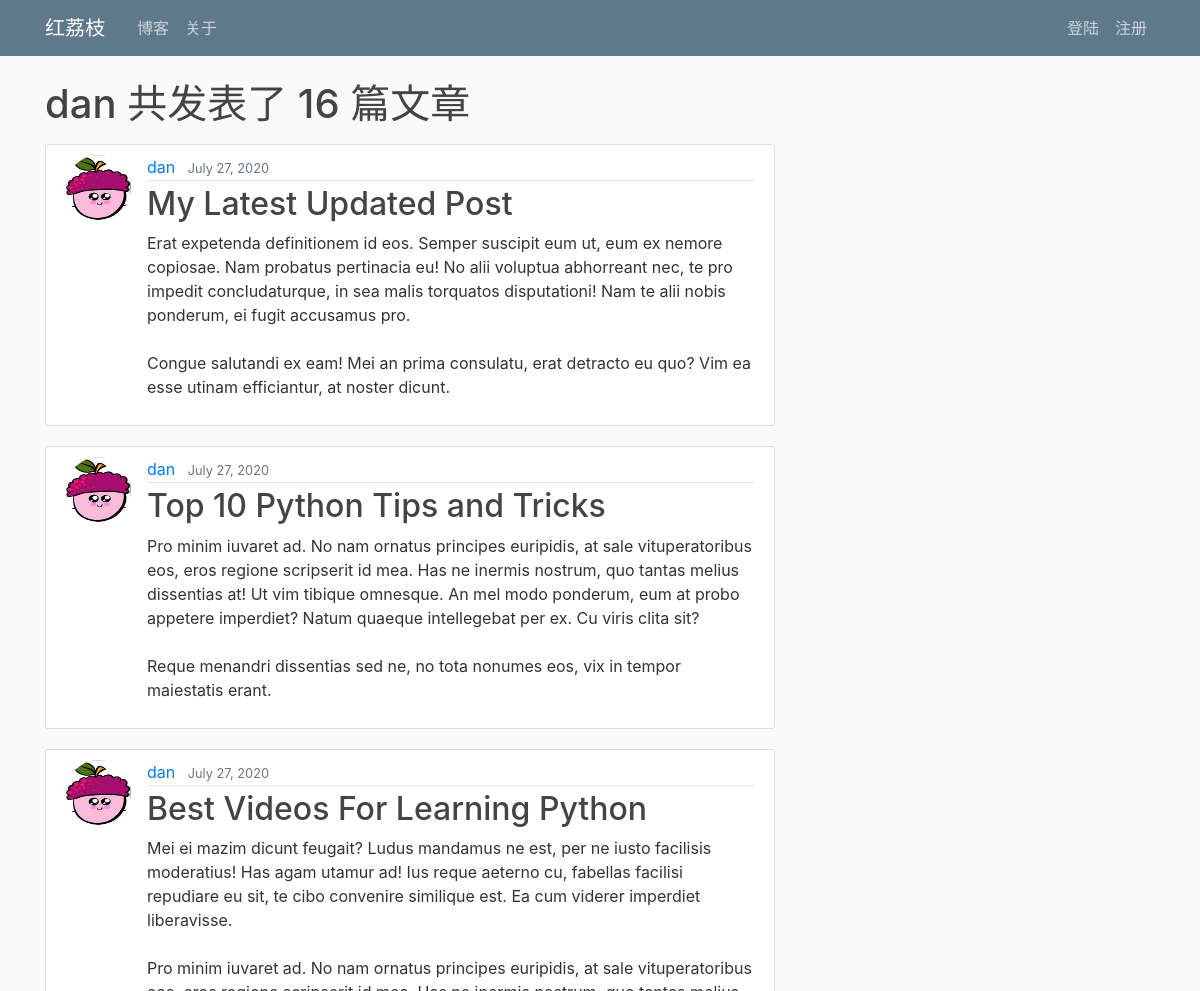
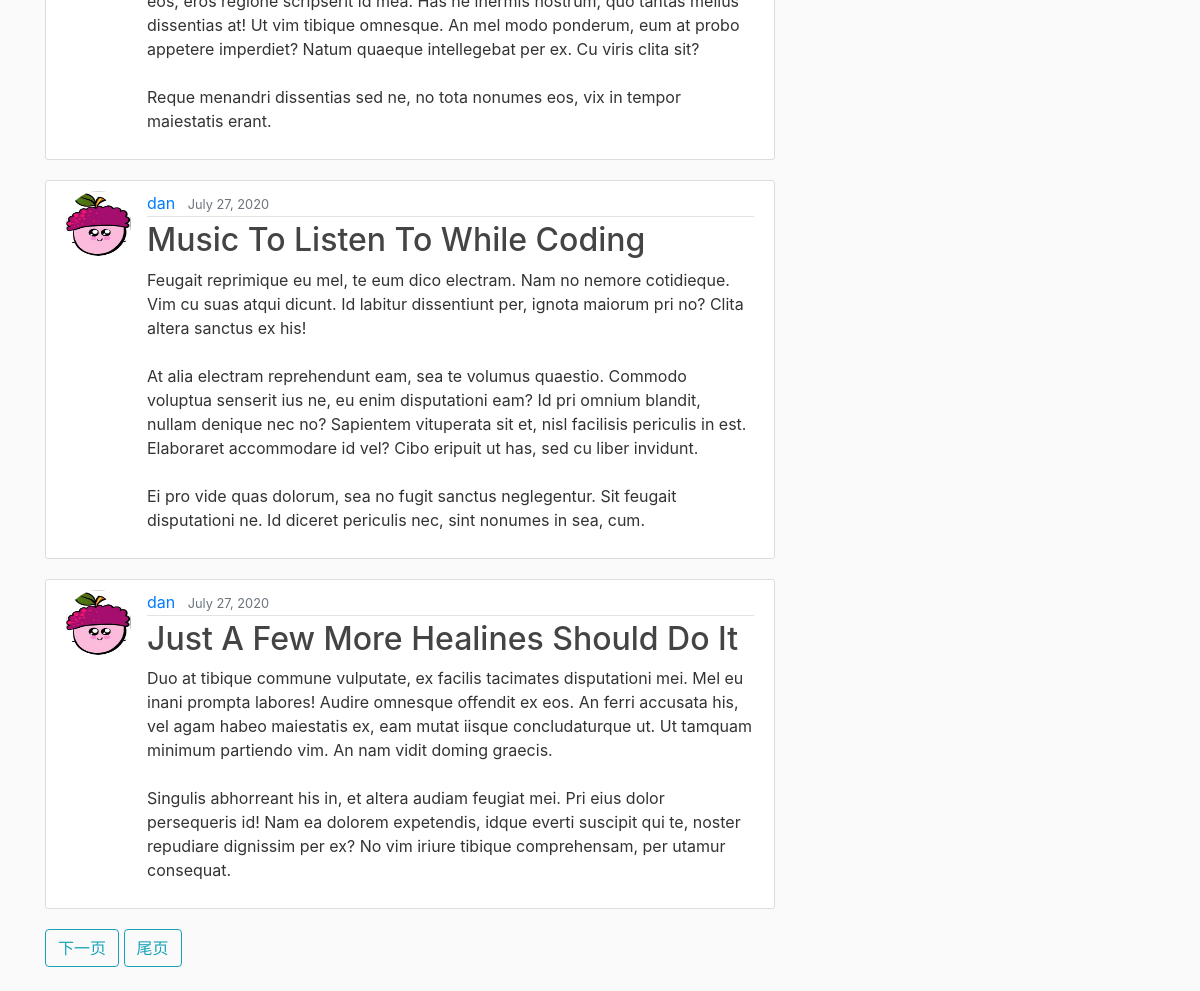
The page /blog/user/dan/ on the database its author committed (2 pictures, top to bottom).
### blog/models.py (models this page shows, shortened)
class Blog(models.Model):
    author      = models.ForeignKey(User, on_delete=models.CASCADE)
    date_posted = models.DateTimeField(default=timezone.now)
    title       = models.CharField(max_length=100)
    content     = models.TextField()
    image       = models.ImageField(upload_to = "blog_img/", blank=True)

### user/models.py (models this page shows, shortened)
class Profile(models.Model):
    user = models.OneToOneField(User, on_delete=models.CASCADE)
    image = models.ImageField(default='default.jpg', upload_to='user/profile_pics')

### blog/views.py (the view)
# urls.py: path('user/<str:username>/', BlogUserBlogListView.as_view(), name='blog_user_blogs'),
class BlogUserBlogListView(ListView):
    model = Blog
    template_name = 'blog/blog_user_blogs.html'
    context_object_name = 'blogs'
    paginate_by = 5
    def get_queryset(self):
        user = get_object_or_404(User, username=self.kwargs.get('username'))
        return Blog.objects.filter(author=user).order_by('-date_posted')

### blog/templates/blog/blog_user_blogs.html (shortened to what this page needs)
{% extends "page/page_base.html" %}
{% block content %}
    <h1 class="mb-3">{{ view.kwargs.username }} 共发表了 {{ page_obj.paginator.count}} 篇文章</h1>
    {% for blog in blogs %}
        <article class="media content-section">
            <img class="rounded-circle article-img" src="{{ blog.author.profile.image.url }}">
            <div class="media-body">
                <div class="article-metadata">
                    <a class="mr-2" href="{% url 'blog_user_blogs' blog.author.username %}">{{ blog.author }}</a>
                    <small class="text-muted">{{ blog.date_posted|date:"F d, Y" }}</small>
                </div>
                <h2><a class="article-title" href="{% url 'blog_detail' blog.id %}">{{ blog.title }}</a></h2>
                <p class="article-content">{{ blog.content }}</p>
            </div>
        </article>
    {% endfor %}
    {% if is_paginated %}
        {% if page_obj.has_next %}
            <a class="btn btn-outline-info mb-4" href="?page={{ page_obj.next_page_number }}">下一页</a>
            <a class="btn btn-outline-info mb-4" href="?page={{ page_obj.paginator.num_pages }}">尾页</a>
        {% endif %}
    {% endif %}
{% endblock content %}

### page/static/page/main.css (style rules this page uses)
body { background: #fafafa; color: #333333; margin-top: 5rem; }
h1, h2, h3, h4, h5, h6 { color: #444444; }
.content-section { background: #ffffff; padding: 10px 20px; border: 1px solid #dddddd; border-radius: 3px; margin-bottom: 20px; }
.article-title { color: #444444; }
.article-content { white-space: pre-line; }
.article-img { height: 65px; width: 65px; margin-right: 16px; }
.article-metadata { padding-bottom: 1px; margin-bottom: 4px; border-bottom: 1px solid #e3e3e3 }

### rows shown on the page
Blog: author.profile.image (picture), author "dan", date_posted "July 27, 2020", title "My Latest Updated Post", content "Erat expetenda definitionem id eos. Semper suscipit eum ut, eum ex nemore copiosae. Nam probatus pertinacia eu! No alii voluptua abhorreant nec, te pro impedit concludaturque, in sea malis torquatos disputationi! Nam te alii nobis ponderum, ei fugit accusamus pro. Congue salutandi ex eam! Mei an prima consulatu, erat detracto eu quo? Vim ea esse utinam efficiantur, at noster dicunt."
Blog: author.profile.image (picture), author "dan", date_posted "July 27, 2020", title "Top 10 Python Tips and Tricks", content "Pro minim iuvaret ad. No nam ornatus principes euripidis, at sale vituperatoribus eos, eros regione scripserit id mea. Has ne inermis nostrum, quo tantas melius dissentias at! Ut vim tibique omnesque. An mel modo ponderum, eum at probo appetere imperdiet? Natum quaeque intellegebat per ex. Cu viris clita sit? Reque menandri dissentias sed ne, no tota nonumes eos, vix in tempor maiestatis erant."
Blog: author.profile.image (picture), author "dan", date_posted "July 27, 2020", title "Best Videos For Learning Python", content "Mei ei mazim dicunt feugait? Ludus mandamus ne est, per ne iusto facilisis moderatius! Has agam utamur ad! Ius reque aeterno cu, fabellas facilisi repudiare eu sit, te cibo convenire similique est. Ea cum viderer imperdiet liberavisse. Pro minim iuvaret ad. No nam ornatus principes euripidis, at sale vituperatoribus eos, eros regione scripserit id mea. Has ne inermis nostrum, quo tantas melius dissentias at! Ut vim tibique omnesque. An mel modo ponderum, eum at probo appetere imperdiet? Natum quaeque intellegebat per ex. Cu viris clita sit? Reque menandri dissentias sed ne, no tota nonumes eos, vix in tempor maiestatis erant."
Blog: author.profile.image (picture), author "dan", date_posted "July 27, 2020", title "Music To Listen To While Coding", content "Feugait reprimique eu mel, te eum dico electram. Nam no nemore cotidieque. Vim cu suas atqui dicunt. Id labitur dissentiunt per, ignota maiorum pri no? Clita altera sanctus ex his! At alia electram reprehendunt eam, sea te volumus quaestio. Commodo voluptua senserit ius ne, eu enim disputationi eam? Id pri omnium blandit, nullam denique nec no? Sapientem vituperata sit et, nisl facilisis periculis in est. Elaboraret accommodare id vel? Cibo eripuit ut has, sed cu liber invidunt. Ei pro vide quas dolorum, sea no fugit sanctus neglegentur. Sit feugait disputationi ne. Id diceret periculis nec, sint nonumes in sea, cum."
Blog: author.profile.image (picture), author "dan", date_posted "July 27, 2020", title "Just A Few More Healines Should Do It", content "Duo at tibique commune vulputate, ex facilis tacimates disputationi mei. Mel eu inani prompta labores! Audire omnesque offendit ex eos. An ferri accusata his, vel agam habeo maiestatis ex, eam mutat iisque concludaturque ut. Ut tamquam minimum partiendo vim. An nam vidit doming graecis. Singulis abhorreant his in, et altera audiam feugiat mei. Pri eius dolor persequeris id! Nam ea dolorem expetendis, idque everti suscipit qui te, noster repudiare dignissim per ex? No vim iriure tibique comprehensam, per utamur consequat."

### other values the page prints
{{ view.kwargs.username }} "dan"
{{ page_obj.paginator.count }} "16"
